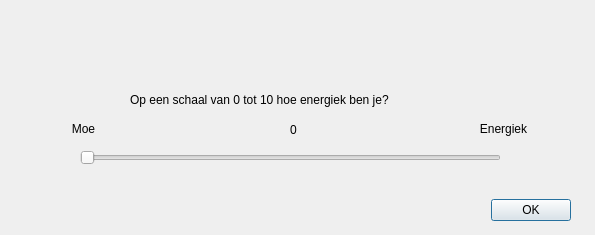
<?xml version="1.0" encoding="UTF-8"?>
<ui version="4.0">
 <class>Dialog</class>
 <widget class="QDialog" name="Dialog">
  <property name="geometry">
   <rect>
    <x>0</x>
    <y>0</y>
    <width>595</width>
    <height>235</height>
   </rect>
  </property>
  <property name="windowTitle">
   <string>Dialog</string>
  </property>
  <property name="styleSheet">
   <string notr="true">border-color: rgb(0, 0, 0);
gridline-color: rgb(0, 0, 0);</string>
  </property>
  <widget class="QDialogButtonBox" name="buttonBox">
   <property name="geometry">
    <rect>
     <x>350</x>
     <y>190</y>
     <width>221</width>
     <height>41</height>
    </rect>
   </property>
   <property name="orientation">
    <enum>Qt::Horizontal</enum>
   </property>
   <property name="standardButtons">
    <set>QDialogButtonBox::Ok</set>
   </property>
  </widget>
  <widget class="QSlider" name="horizontalSlider">
   <property name="geometry">
    <rect>
     <x>80</x>
     <y>150</y>
     <width>421</width>
     <height>16</height>
    </rect>
   </property>
   <property name="font">
    <font>
     <weight>50</weight>
     <bold>false</bold>
    </font>
   </property>
   <property name="autoFillBackground">
    <bool>false</bool>
   </property>
   <property name="styleSheet">
    <string notr="true"/>
   </property>
   <property name="maximum">
    <number>10</number>
   </property>
   <property name="orientation">
    <enum>Qt::Horizontal</enum>
   </property>
   <property name="tickInterval">
    <number>1</number>
   </property>
  </widget>
  <widget class="QLabel" name="energy_label_bad">
   <property name="geometry">
    <rect>
     <x>50</x>
     <y>120</y>
     <width>67</width>
     <height>17</height>
    </rect>
   </property>
   <property name="text">
    <string>Moe</string>
   </property>
   <property name="alignment">
    <set>Qt::AlignCenter</set>
   </property>
  </widget>
  <widget class="QLabel" name="energy_label_slider_value">
   <property name="geometry">
    <rect>
     <x>260</x>
     <y>120</y>
     <width>67</width>
     <height>20</height>
    </rect>
   </property>
   <property name="text">
    <string>0</string>
   </property>
   <property name="alignment">
    <set>Qt::AlignCenter</set>
   </property>
  </widget>
  <widget class="QLabel" name="energy_label_excellent">
   <property name="geometry">
    <rect>
     <x>470</x>
     <y>120</y>
     <width>67</width>
     <height>17</height>
    </rect>
   </property>
   <property name="text">
    <string>Energiek</string>
   </property>
   <property name="alignment">
    <set>Qt::AlignCenter</set>
   </property>
  </widget>
  <widget class="QLabel" name="energy_label_question">
   <property name="geometry">
    <rect>
     <x>130</x>
     <y>90</y>
     <width>341</width>
     <height>20</height>
    </rect>
   </property>
   <property name="text">
    <string>Op een schaal van 0 tot 10 hoe energiek ben je?</string>
   </property>
  </widget>
  <widget class="QLabel" name="label">
   <property name="geometry">
    <rect>
     <x>50</x>
     <y>80</y>
     <width>501</width>
     <height>91</height>
    </rect>
   </property>
   <property name="styleSheet">
    <string notr="true"/>
   </property>
   <property name="frameShape">
    <enum>QFrame::NoFrame</enum>
   </property>
   <property name="frameShadow">
    <enum>QFrame::Sunken</enum>
   </property>
   <property name="text">
    <string/>
   </property>
  </widget>
  <zorder>label</zorder>
  <zorder>buttonBox</zorder>
  <zorder>horizontalSlider</zorder>
  <zorder>energy_label_bad</zorder>
  <zorder>energy_label_slider_value</zorder>
  <zorder>energy_label_excellent</zorder>
  <zorder>energy_label_question</zorder>
 </widget>
 <resources/>
 <connections>
  <connection>
   <sender>buttonBox</sender>
   <signal>accepted()</signal>
   <receiver>Dialog</receiver>
   <slot>accept()</slot>
   <hints>
    <hint type="sourcelabel">
     <x>248</x>
     <y>254</y>
    </hint>
    <hint type="destinationlabel">
     <x>157</x>
     <y>274</y>
    </hint>
   </hints>
  </connection>
  <connection>
   <sender>buttonBox</sender>
   <signal>rejected()</signal>
   <receiver>Dialog</receiver>
   <slot>reject()</slot>
   <hints>
    <hint type="sourcelabel">
     <x>316</x>
     <y>260</y>
    </hint>
    <hint type="destinationlabel">
     <x>286</x>
     <y>274</y>
    </hint>
   </hints>
  </connection>
  <connection>
   <sender>horizontalSlider</sender>
   <signal>valueChanged(int)</signal>
   <receiver>energy_label_slider_value</receiver>
   <slot>update()</slot>
   <hints>
    <hint type="sourcelabel">
     <x>290</x>
     <y>157</y>
    </hint>
    <hint type="destinationlabel">
     <x>303</x>
     <y>126</y>
    </hint>
   </hints>
  </connection>
 </connections>
</ui>
